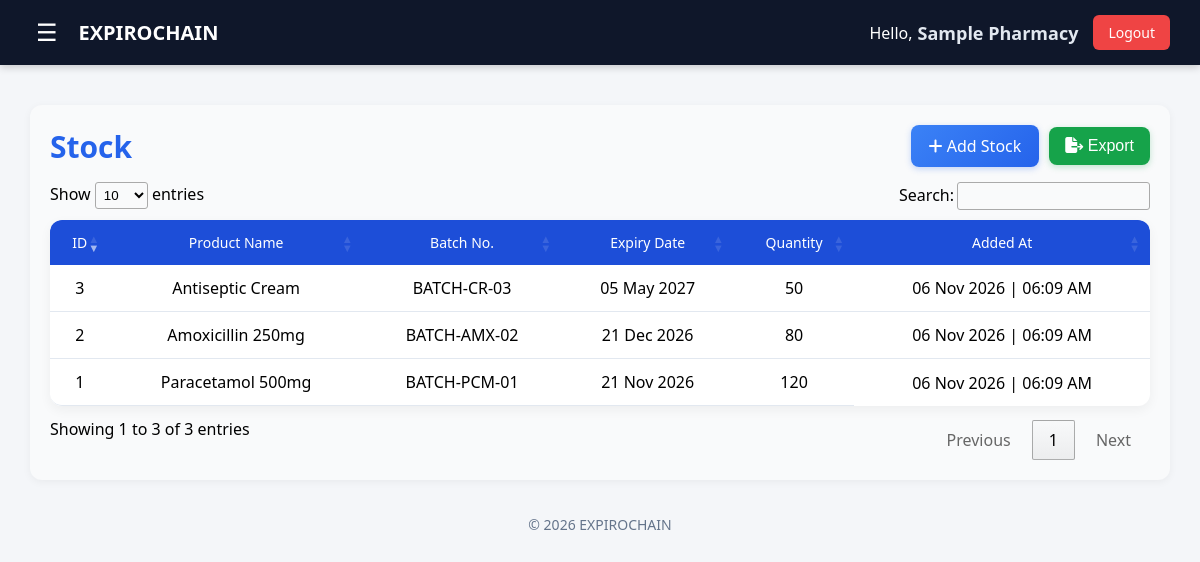
Page /user/stock.php (signed in) on the committed database.
### tables this page shows
CREATE TABLE `stock_table` (
  `stock_id` INT(11) NOT NULL AUTO_INCREMENT,
  `prod_id` INT(11) NOT NULL,
  `prod_name` VARCHAR(100) NOT NULL,
  `batch_no` VARCHAR(50) NOT NULL,
  `exp_date` DATE DEFAULT NULL,
  `qty` INT(11) NOT NULL,
  `added_at` DATETIME DEFAULT CURRENT_TIMESTAMP,
  PRIMARY KEY (`stock_id`),
  INDEX `idx_prod_id` (`prod_id`),
  INDEX `idx_batch` (`batch_no`),
  INDEX `idx_exp_date` (`exp_date`),
  CONSTRAINT `fk_stock_prod`
    FOREIGN KEY (`prod_id`)
    REFERENCES `prod_table` (`prod_id`)
    ON DELETE CASCADE
    ON UPDATE CASCADE
);

### user/stock.php (the view, shortened to what this page needs)
<?php
include "../dbconnect.php";
$user_id = $_SESSION['user_id'];
$q = "SELECT dbname FROM user_verification WHERE user_id = $user_id";
$r = mysqli_query($conn, $q);
$data = mysqli_fetch_assoc($r);
$dbname = $data['dbname'];
mysqli_select_db($conn, $dbname);
$query = "SELECT * FROM stock_table ORDER BY added_at DESC";
$result = mysqli_query($conn, $query);
?>
<!DOCTYPE html>
<html lang="en">
<head>
    <link rel="stylesheet" href="../css/home.css" />
    <link rel="stylesheet" href="css/products.css" />
    <link rel="stylesheet" href="https://cdn.datatables.net/1.13.4/css/jquery.dataTables.min.css">
    <link rel="stylesheet" href="https://cdn.datatables.net/buttons/2.4.1/css/buttons.dataTables.min.css">
</head>
<body>
    <?php include "layout.php"; ?>
    <div class="container">
        <div class="products-card">
            <div class="products-header">
                <h2>Stock</h2>
                <div>
                    <a href="add_stock.php" class="add-product-btn">
                        <i class="fa-solid fa-plus"></i> Add Stock
                    </a>
                    <button onclick="openExportPopup()" class="export-btn">
                        <i class="fa-solid fa-file-export"></i> Export
                    </button>
                </div>
            </div>
            <table id="productTable">
                <thead>
                    <tr>
                        <th>ID</th>
                        <th>Product Name</th>
                        <th>Batch No.</th>
                        <th>Expiry Date</th>
                        <th>Quantity</th>
                        <th>Added At</th>
                    </tr>
                </thead>
                <tbody>
                    <?php
                    while ($row = mysqli_fetch_assoc($result)) {
                    ?>
                        <tr>
                            <td><?php echo htmlspecialchars($row['stock_id']); ?></td>
                            <td><?php echo htmlspecialchars($row['prod_name']); ?></td>
                            <td><?php echo htmlspecialchars($row['batch_no']); ?></td>
                            <td>
                                <?php
                                if ($row['exp_date'] == "0000-00-00" || empty($row['exp_date'])) {
                                    echo "NULL";
                                } else {
                                    echo date("d M Y", strtotime($row['exp_date']));
                                }
                                ?>
                            </td>
                            <td><?php echo htmlspecialchars($row['qty']); ?></td>
                            <td><?php echo date("d M Y | h:i A", strtotime($row['added_at'])); ?></td>
                        </tr>
                    <?php
                    }
                    ?>
                </tbody>
            </table>
        </div>
        <footer>
            © <?php echo date('Y'); ?> EXPIROCHAIN
        </footer>
    </div>
    <?php include "export.php"; ?>
</body>
</html>

### css/home.css (style rules this page uses)
body { margin: 0; font-family: 'Segoe UI', sans-serif; background: #f4f6f9; }
.add-product-btn { background: linear-gradient(135deg,#3b82f6,#2563eb); color:white; padding:7px 16px; border-radius:8px; text-decoration:none; font-size:16px; font-weight:500; display:inline-block; transition:all 0.25s ease; box-shadow:0 2px 6px rgba(37,99,235,0.25); }
footer { text-align: center; padding: 15px; color: #64748b; font-size: 14px; }
.add-product-btn { display:inline-flex; align-items:center; gap:10px; background:#2563eb; color:white; padding:12px 20px; border-radius:8px; text-decoration:none; font-weight:500; transition:0.2s; }

### user/css/products.css (style rules this page uses)
body { font-family: 'Segoe UI', Arial, sans-serif; background: #f4f6f9; margin: 0; padding: 0; }
.container { width: 95%; max-width: 1500px; margin: 40px auto; }
.products-card { background: white; border-radius: 12px; padding: 25px; box-shadow: 0 8px 20px rgba(0, 0, 0, 0.05); }
.products-header { display: flex; justify-content: space-between; align-items: center; margin-bottom: 20px; }
.products-header div { display: flex; align-items: center; gap: 10px; }
.products-header h2 { margin: 0; font-size: 30px; color: #1d4ed8; font-weight: 700; }
.add-product-btn { background: linear-gradient(135deg, #3b82f6, #2563eb); color: white; padding: 10px 18px; border-radius: 8px; text-decoration: none; font-size: 16px; font-weight: 500; display: inline-block; transition: all 0.25s ease; box-shadow: 0 2px 6px rgba(37, 99, 235, 0.25); }
.export-btn { background: linear-gradient(135deg, #16a34a, #15803d); color: white; padding: 12px 21px; border-radius: 8px; text-decoration: none; font-size: 16px; font-weight: 500; display: inline-block; transition: all 0.25s ease; box-shadow: 0 2px 6px rgba(22, 163, 74, 0.25); border: none; cursor: pointer; }
table.dataTable { width: 100% !important; border-collapse: separate; border-spacing: 0; border-radius: 12px; overflow: hidden; background: white; box-shadow: 0 4px 12px rgba(0, 0, 0, 0.05); }
#productTable thead { background: #1d4ed8; color: white; }
#productTable thead th { text-align: center; padding: 13px; font-size: 14px; font-weight: 500; border: none; }
#productTable thead th:first-child { border-top-left-radius: 10px; }
#productTable thead th:last-child { border-top-right-radius: 10px; }
#productTable tbody td { padding: 12px; font-size: 16px; border-bottom: 1px solid #e2e8f0; text-align: center; }
#productTable tbody tr:last-child td:first-child { border-bottom-left-radius: 12px; }
#productTable tbody tr:last-child td:last-child { border-bottom-right-radius: 12px; border-bottom: none; }
footer { text-align: center; margin-top: 20px; color: #64748b; font-size: 14px; }
.products-card { background: #f9fafb; padding: 20px; border-radius: 12px; box-shadow: 0 2px 8px rgba(0,0,0,0.05); }
.products-header { display: flex; justify-content: space-between; align-items: center; margin-bottom: 15px; }
.products-header h2 { color: #2563eb; font-weight: 600; }
.export-btn { background: #16a34a; color: white; border: none; padding: 10px 16px; border-radius: 8px; cursor: pointer; }
table.dataTable.no-footer { border-bottom: none !important; }

### rows in the picture
stock_table: stock_id "1", prod_name "Paracetamol 500mg", batch_no "BATCH-PCM-01", exp_date "21 Nov 2026", qty "120", added_at "06 Nov 2026 | 06:09 AM"
stock_table: stock_id "2", prod_name "Amoxicillin 250mg", batch_no "BATCH-AMX-02", exp_date "21 Dec 2026", qty "80", added_at "06 Nov 2026 | 06:09 AM"
stock_table: stock_id "3", prod_name "Antiseptic Cream", batch_no "BATCH-CR-03", exp_date "05 May 2027", qty "50", added_at "06 Nov 2026 | 06:09 AM"

### other values in the picture
$firm_name "Sample Pharmacy"
